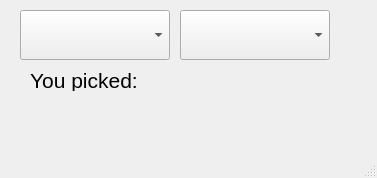
<?xml version="1.0" encoding="UTF-8"?>
<ui version="4.0">
 <class>MainWindow</class>
 <widget class="QMainWindow" name="MainWindow">
  <property name="geometry">
   <rect>
    <x>0</x>
    <y>0</y>
    <width>377</width>
    <height>178</height>
   </rect>
  </property>
  <property name="windowTitle">
   <string>MainWindow</string>
  </property>
  <widget class="QWidget" name="centralwidget">
   <widget class="QComboBox" name="comboBox">
    <property name="geometry">
     <rect>
      <x>20</x>
      <y>10</y>
      <width>150</width>
      <height>50</height>
     </rect>
    </property>
    <property name="font">
     <font>
      <pointsize>16</pointsize>
     </font>
    </property>
   </widget>
   <widget class="QComboBox" name="comboBox_2">
    <property name="geometry">
     <rect>
      <x>180</x>
      <y>10</y>
      <width>150</width>
      <height>50</height>
     </rect>
    </property>
    <property name="font">
     <font>
      <pointsize>16</pointsize>
     </font>
    </property>
   </widget>
   <widget class="QLabel" name="label">
    <property name="geometry">
     <rect>
      <x>30</x>
      <y>70</y>
      <width>291</width>
      <height>21</height>
     </rect>
    </property>
    <property name="font">
     <font>
      <pointsize>16</pointsize>
     </font>
    </property>
    <property name="text">
     <string>You picked:</string>
    </property>
   </widget>
  </widget>
  <widget class="QMenuBar" name="menubar">
   <property name="geometry">
    <rect>
     <x>0</x>
     <y>0</y>
     <width>377</width>
     <height>30</height>
    </rect>
   </property>
  </widget>
  <widget class="QStatusBar" name="statusbar"/>
 </widget>
 <resources/>
 <connections/>
</ui>
